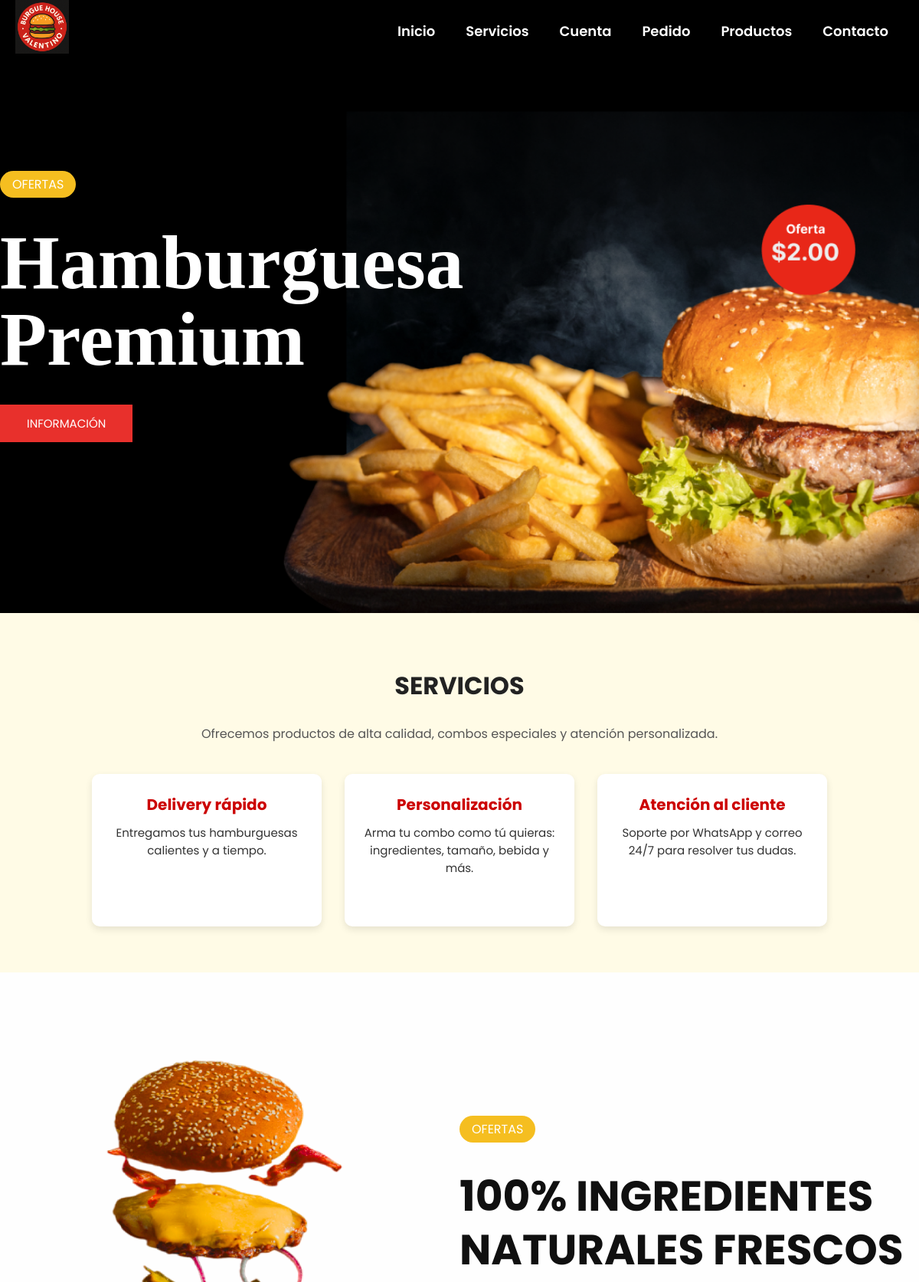
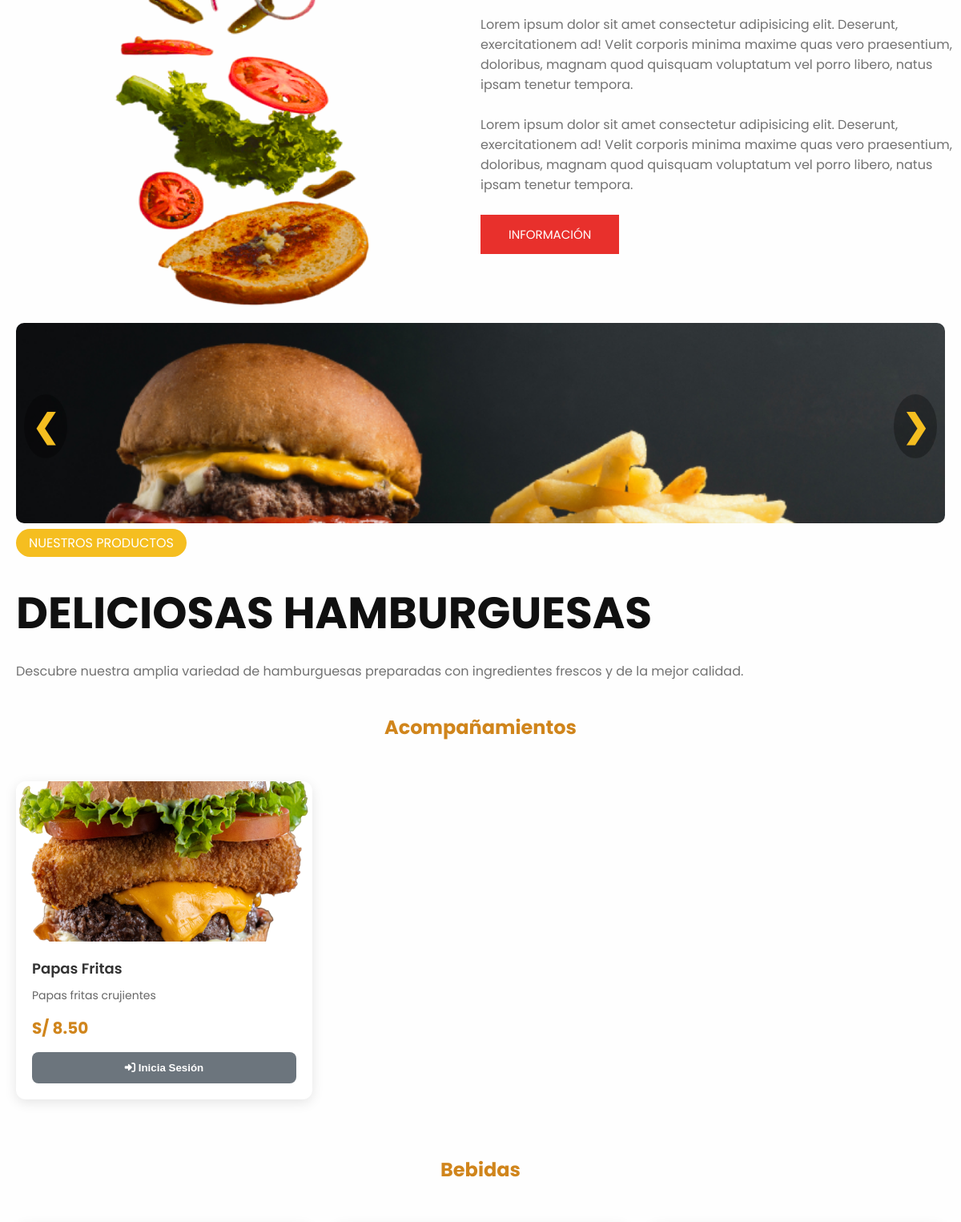
The page / (upper part) on the database its author committed (2 pictures, top to bottom).
### tables this page shows
CREATE TABLE IF NOT EXISTS `producto` (
  `ID_PRODUCTO` INT NOT NULL AUTO_INCREMENT,
  `CODIGO` VARCHAR(100) NOT NULL,
  `NOMBRE` VARCHAR(100) NOT NULL,
  `PRECIO` DECIMAL(6,2) NOT NULL DEFAULT 0.00,
  `DESCRIPCION` TEXT NULL,
  `IMAGEN_RUTA` VARCHAR(255) NULL,
  `STOCK` INT NOT NULL DEFAULT 0,
  `ACTIVO` TINYINT NOT NULL DEFAULT 1,
  `FECHA_CREACION` TIMESTAMP NOT NULL DEFAULT CURRENT_TIMESTAMP,
  `FECHA_ACTUALIZACION` TIMESTAMP NULL ON UPDATE CURRENT_TIMESTAMP,
  `ID_CATEGORIA` INT NOT NULL,
  `ID_PROVEEDOR` INT NOT NULL,
  PRIMARY KEY (`ID_PRODUCTO`),
  UNIQUE INDEX `NOMBRE_UNIQUE` (`NOMBRE` ASC),
  INDEX `fk_producto_categoria_idx` (`ID_CATEGORIA` ASC),
  INDEX `fk_producto_proveedor1_idx` (`ID_PROVEEDOR` ASC),
  CONSTRAINT `fk_producto_categoria`
    FOREIGN KEY (`ID_CATEGORIA`)
    REFERENCES `categoria` (`ID_CATEGORIA`)
    ON DELETE NO ACTION
    ON UPDATE NO ACTION,
  CONSTRAINT `fk_producto_proveedor1`
    FOREIGN KEY (`ID_PROVEEDOR`)
    REFERENCES `proveedor` (`ID_PROVEEDOR`)
    ON DELETE NO ACTION
    ON UPDATE NO ACTION);

### index.php (the view, shortened to what this page needs)
<?php
$conexion = getConnection();
$query = "SELECT p.*, c.NOMBRE as CATEGORIA_NOMBRE
          FROM producto p
          INNER JOIN categoria c ON p.ID_CATEGORIA = c.ID_CATEGORIA
          WHERE p.ACTIVO = 1 AND c.ACTIVO = 1
          ORDER BY c.NOMBRE, p.NOMBRE";
$result = $conexion->query($query);
$categorias = [];
if ($result) {
    while ($row = $result->fetch_assoc()) {
        $categoria = $row['CATEGORIA_NOMBRE'];
        if (!isset($categorias[$categoria])) {
            $categorias[$categoria] = [];
        }
        $categorias[$categoria][] = $row;
    }
}
?>
<!DOCTYPE html>
<html lang="es">
<head>
    <link rel="stylesheet" href="style.css">
    <link rel="stylesheet" href="https://cdnjs.cloudflare.com/ajax/libs/font-awesome/6.0.0/css/all.min.css">
</head>
<body>
    <header class="header">
        <div class="menu container">
            <a href="#" class="logo">
                <img src="images/logo_negocio.png" alt="Logo de la empresa">
            </a>
            <nav class="navbar">
                <ul>
                    <li><a href="#">Inicio</a></li>
                    <li><a href="#servicios">Servicios</a></li>
                    <?php if (isset($_SESSION['cliente_id'])): ?>
                        <li><a href="mi_cuenta.php">Mi Cuenta</a></li>
                    <?php else: ?>
                        <li><a href="cuenta_cliente.php">Cuenta</a></li>
                    <?php endif; ?>
                    <li><a href="#Pedidos">Pedido</a></li>
                    <li><a href="#Productos">Productos</a></li>
                    <li><a href="#contacto">Contacto</a></li>
                </ul>
            </nav>
        </div>
        <div class="header-content-container">
            <div class="header-txt">
                <span class="oferta">Ofertas</span>
                <h1>Hamburguesa Premium</h1>
                <a href="#" class="btn-1">Información</a>
            </div>
        </div>
    </header>
    <section id="servicios" class="services container">
        <h2>Servicios</h2>
        <p>Ofrecemos productos de alta calidad, combos especiales y atención personalizada.</p>
        <div class="services-list">
            <div class="service-item">
                <h3>Delivery rápido</h3>
                <p>Entregamos tus hamburguesas calientes y a tiempo.</p>
            </div>
            <div class="service-item">
                <h3>Personalización</h3>
                <p>Arma tu combo como tú quieras: ingredientes, tamaño, bebida y más.</p>
            </div>
            <div class="service-item">
                <h3>Atención al cliente</h3>
                <p>Soporte por WhatsApp y correo 24/7 para resolver tus dudas.</p>
            </div>
        </div>
    </section>
    <section class="about container">
        <div class="about-img">
            <img src="images/left.png" alt="">
        </div>
        <div class="about-txt">
            <span class="oferta">Ofertas</span>
            <h2>100% ingredientes naturales frescos</h2>
            <p>
                Lorem ipsum dolor sit amet consectetur adipisicing elit.
                Deserunt, exercitationem ad! Velit corporis minima maxime
                quas vero praesentium, doloribus, magnam quod quisquam voluptatum
                vel porro libero, natus ipsam tenetur tempora.
            </p>
            <p>
                Lorem ipsum dolor sit amet consectetur adipisicing elit.
                Deserunt, exercitationem ad! Velit corporis minima maxime
                quas vero praesentium, doloribus, magnam quod quisquam voluptatum
                vel porro libero, natus ipsam tenetur tempora.
            </p>
            <a href="#" class="btn-1">Información</a>
        </div>
    </section>
    <section class="Ofert-carousel container">
        <div class="carousel-wrapper">
            <a href="#slide3" class="carousel-arrow left">&#10094;</a>
            <div class="carousel-track" id="carousel">
                <div class="carousel-slide" id="slide1">
                    <img src="images/ofert-1.jpg" alt="Oferta 1">
                </div>
            </div>
            <a href="#slide2" class="carousel-arrow right">&#10095;</a>
        </div>
    </section>
    <main class="Product container">
        <span class="oferta">Nuestros Productos</span>
        <h2>Deliciosas Hamburguesas</h2>
        <p>
            Descubre nuestra amplia variedad de hamburguesas preparadas con ingredientes frescos y de la mejor calidad.
        </p>
        <?php foreach ($categorias as $categoria => $productos_categoria): ?>
        <div class="categoria-seccion">
            <h3 style="text-align: center; margin: 40px 0 20px 0; color: #d0851c; font-size: 24px;"><?php echo htmlspecialchars($categoria); ?></h3>
            <div class="product-content" style="display: grid; grid-template-columns: repeat(3, 1fr); gap: 25px;">
                <?php foreach ($productos_categoria as $producto): ?>
                <div class="product-card">
                    <img src="<?php echo htmlspecialchars($producto['IMAGEN_RUTA']); ?>" alt="<?php echo htmlspecialchars($producto['NOMBRE']); ?>" class="product-card-img">
                    <div class="product-card-content">
                        <h3 class="product-card-title"><?php echo htmlspecialchars($producto['NOMBRE']); ?></h3>
                        <p class="product-card-description"><?php echo htmlspecialchars($producto['DESCRIPCION'] ?: 'Sin descripción disponible'); ?></p>
                        <div class="product-card-price">S/ <?php echo number_format($producto['PRECIO'], 2); ?></div>
                        <?php if (isset($_SESSION['cliente_id'])): ?>
                            <button class="product-card-btn" onclick="agregarAlCarrito(<?php echo $producto['ID_PRODUCTO']; ?>)">
                                <i class="fas fa-plus"></i> Agregar al Carrito
                            </button>
                        <?php else: ?>
                            <button class="product-card-btn" onclick="mostrarLoginRequerido()" style="background: #6c757d;">
                                <i class="fas fa-sign-in-alt"></i> Inicia Sesión
                            </button>
                        <?php endif; ?>
                    </div>
                </div>
                <?php endforeach; ?>
            </div>
        </div>
        <?php endforeach; ?>
    </main>
</body>
</html>

### style.css (style rules this page uses)
* { margin: 0; padding: 0; box-sizing: border-box; text-decoration: none; list-style: none; }
html { scroll-behavior: smooth; }
body { font-family: 'poppins', sans-serif; background-color: #fefefe; }
.container { max-width: 1200px; margin: 0 auto; padding: 0 20px; }
.header { background-image: url(images/right.png); background-position: center; background-repeat: no-repeat; background-size: cover; display: flex; align-items: center; min-height: 100vh; }
.menu { position: absolute; top: 0; left: 0; right: 0; display: flex; align-items: center; justify-content: space-between; }
.logo { color: #ffffff; font-size: 25px; font-weight: 800; }
.logo img { height: 70px; object-fit: contain; }
.menu .navbar ul li { position: relative; float: left; }
.menu .navbar ul li a { font-size: 18px; padding: 20px; color: #ffffff; display: block; font-weight: 600; }
.header-txt { width: 50%; }
.oferta { display: inline-block; font-size: 16px; padding: 5px 16px; color: #ffffff; border-radius: 25px; text-transform: uppercase; background-color: #f5be20; margin-bottom: 35px; }
.header-txt h1 { font-size: 100px; line-height: 100px; font-family: 'Bebas Neve', cursive; color: #ffffff; margin-bottom: 35px; }
.btn-1 { display: inline-block; padding: 13px 35px; background-color: #e8302c; color: #ffffff; font-size: 15px; text-transform: uppercase; }
.about { padding: 100px 0 0 0; display: flex; align-items: center; }
.about-img { width: 50%; text-align: center; }
.about-img img { height: 700px; }
.about-txt { width: 50%; }
h2 { font-size: 55px; line-height: 70px; text-transform: uppercase; margin-bottom: 25px; color: #101010; }
p { font-size: 16px; color: #727272; margin-bottom: 25px; }
.carousel-track { display: flex; gap: 20px; scroll-snap-type: x mandatory; scroll-behavior: smooth; -webkit-overflow-scrolling: touch; }
.carousel-wrapper { position: relative; overflow: hidden; }
.carousel-track { display: flex; scroll-behavior: smooth; overflow-x: auto; scroll-snap-type: x mandatory; scrollbar-width: none; -ms-overflow-style: none; }
.carousel-slide { flex: 0 0 100%; scroll-snap-align: start; position: relative; }
.carousel-slide img { width: 100%; height: 250px; object-fit: cover; border-radius: 10px; }
.carousel-arrow { position: absolute; top: 50%; transform: translateY(-50%); font-size: 40px; color: #f5be20; text-decoration: none; font-weight: bold; background: rgba(0,0,0,0.3); padding: 10px; border-radius: 50%; z-index: 10; }
.carousel-arrow.left { left: 10px; }
.carousel-arrow.right { right: 10px; }
.product-content { margin: 50px 0 70px 0; display: grid; grid-template-columns: repeat(3,1fr); }
.services { padding: 60px 20px; text-align: center; background-color: #fffbe6; }
.services h2 { font-size: 32px; margin-bottom: 15px; color: #222; }
.services p { margin-bottom: 40px; font-size: 16px; color: #555; }
.services-list { display: flex; flex-wrap: wrap; justify-content: center; gap: 30px; }
.service-item { background-color: #fff; padding: 25px; max-width: 300px; border-radius: 10px; box-shadow: 0 4px 10px rgba(0, 0, 0, 0.1); transition: transform 0.3s ease; }
.service-item h3 { font-size: 20px; color: #cc0000; margin-bottom: 10px; }
.service-item p { font-size: 15px; color: #333; }

### index.php (style rules this page uses)
.menu .navbar ul { display: flex; align-items: center; }
.product-card { background: white; border-radius: 12px; box-shadow: 0 4px 15px rgba(0, 0, 0, 0.1); overflow: hidden; transition: transform 0.3s, box-shadow 0.3s; height: 100%; display: flex; flex-direction: column; }
.product-card-img { width: 100%; height: 200px; object-fit: cover; }
.product-card-content { padding: 20px; flex: 1; display: flex; flex-direction: column; }
.product-card-title { font-size: 18px; font-weight: 600; margin-bottom: 10px; color: #333; }
.product-card-description { color: #666; font-size: 14px; margin-bottom: 15px; flex: 1; }
.product-card-price { font-size: 20px; font-weight: 700; color: #d0851c; margin-bottom: 15px; }
.product-card-btn { background: #d0851c; color: white; border: none; padding: 12px 20px; border-radius: 8px; font-weight: 600; cursor: pointer; transition: background 0.3s; width: 100%; }

### rows shown on the page
producto: IMAGEN_RUTA (picture), NOMBRE "Papas Fritas", DESCRIPCION "Papas fritas crujientes", PRECIO "8.50"

### other values the page prints
$categoria "Acompañamientos"
$categoria "Bebidas"
